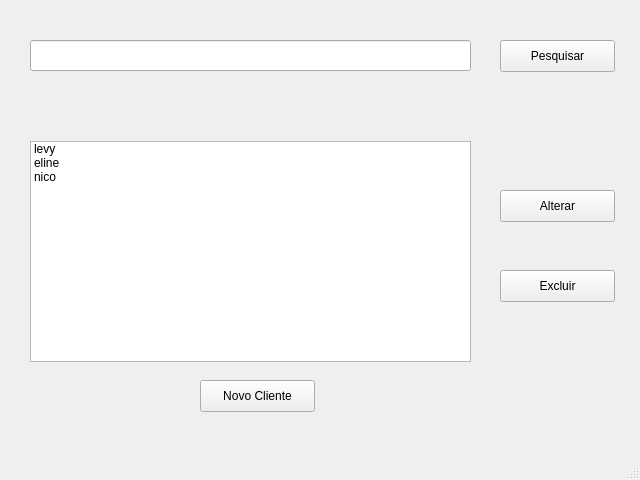
<?xml version="1.0" encoding="UTF-8"?>
<ui version="4.0">
 <class>MainWindow</class>
 <widget class="QMainWindow" name="MainWindow">
  <property name="geometry">
   <rect>
    <x>0</x>
    <y>0</y>
    <width>640</width>
    <height>480</height>
   </rect>
  </property>
  <property name="windowTitle">
   <string>MainWindow</string>
  </property>
  <property name="accessibleName">
   <string/>
  </property>
  <widget class="QWidget" name="centralwidget">
   <widget class="QLineEdit" name="pesquisa_entrada">
    <property name="geometry">
     <rect>
      <x>30</x>
      <y>40</y>
      <width>441</width>
      <height>31</height>
     </rect>
    </property>
   </widget>
   <widget class="QPushButton" name="pushButton_pesquisar">
    <property name="geometry">
     <rect>
      <x>500</x>
      <y>40</y>
      <width>115</width>
      <height>32</height>
     </rect>
    </property>
    <property name="text">
     <string>Pesquisar</string>
    </property>
   </widget>
   <widget class="QListWidget" name="listWidget_clientes">
    <property name="geometry">
     <rect>
      <x>30</x>
      <y>141</y>
      <width>441</width>
      <height>221</height>
     </rect>
    </property>
    <item>
     <property name="text">
      <string>levy</string>
     </property>
    </item>
    <item>
     <property name="text">
      <string>eline</string>
     </property>
    </item>
    <item>
     <property name="text">
      <string>nico</string>
     </property>
    </item>
   </widget>
   <widget class="QPushButton" name="pushButton_adicionar">
    <property name="geometry">
     <rect>
      <x>200</x>
      <y>380</y>
      <width>115</width>
      <height>32</height>
     </rect>
    </property>
    <property name="text">
     <string>Novo Cliente</string>
    </property>
   </widget>
   <widget class="QPushButton" name="pushButton_alterar">
    <property name="geometry">
     <rect>
      <x>500</x>
      <y>190</y>
      <width>115</width>
      <height>32</height>
     </rect>
    </property>
    <property name="text">
     <string>Alterar</string>
    </property>
   </widget>
   <widget class="QPushButton" name="pushButton_excluir">
    <property name="geometry">
     <rect>
      <x>500</x>
      <y>270</y>
      <width>115</width>
      <height>32</height>
     </rect>
    </property>
    <property name="text">
     <string>Excluir</string>
    </property>
   </widget>
  </widget>
  <widget class="QMenuBar" name="menubar">
   <property name="geometry">
    <rect>
     <x>0</x>
     <y>0</y>
     <width>640</width>
     <height>22</height>
    </rect>
   </property>
  </widget>
  <widget class="QStatusBar" name="statusbar"/>
 </widget>
 <resources/>
 <connections/>
</ui>
